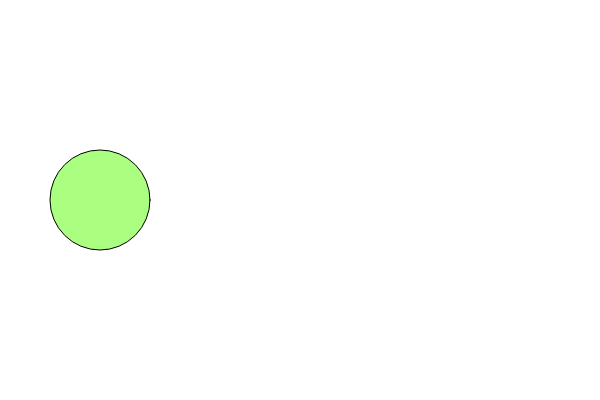
Frame 1 (no input)
Frame 60 (no input): identical to frame 1, image omitted
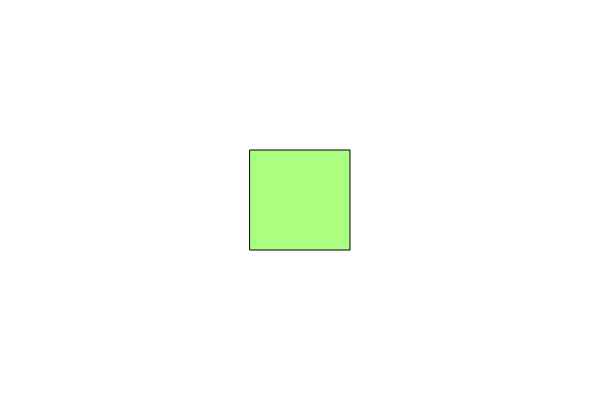
Frame 120 (the mouse pressed at the canvas centre since frame 60)

The p5.js sketch that drew these frames (run headless with seeded random() and noise() and a simulated clock; from frame 60 on, the mouse is pressed at the canvas centre):

// p5.js sketch
// ── sketch.js
let currentState;

let state_1;
let state_2;

function setup() {
  createCanvas(600, 400);
  colorMode(HSB);

  state_1 = new State_1();
  state_2 = new State_2();

  currentState = state_1;
}


function draw() {
  currentState.draw();
}

function mousePressed() {
  currentState.mousePressed();
}


// ── State_1.js
class State_1 {
    constructor() {

    }

    draw() {
        background(0, 0, 100);

        fill(100, 50, 100);
        ellipse(100, height/2, 100);
    }

    mousePressed() {
        currentState = state_2;
    }
}
// ── State_2.js
class State_2 {
    constructor() {

    }

    draw() {
        background(0, 0, 100);

        fill(100, 50, 100);
        rectMode(CENTER);
        rect(width/2, height/2, 100, 100);
    }

    mousePressed() {

    }
}
